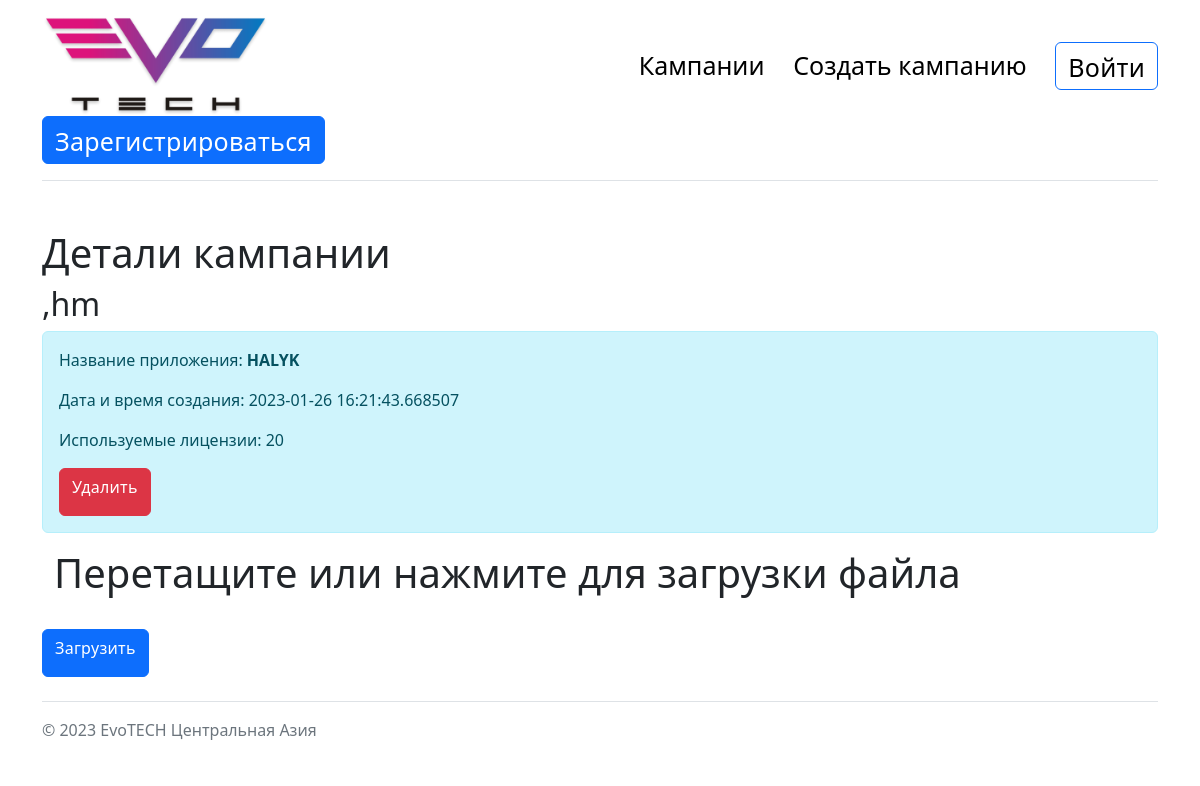
Page /1/upload_file on the committed database.
### app.py (models this page shows, shortened)
class Campaign(db.Model):
    id = db.Column(db.Integer, primary_key=True)
    name = db.Column(db.String(100), nullable=False)
    appName = db.Column(db.String(100), nullable=False)
    license = db.Column(db.Integer, nullable=False)
    date = db.Column(db.DateTime, default=datetime.now())
    status = db.Column(db.Integer, default=0)
    attempts = db.Column(db.Integer, default=0)
    numbers = db.relationship('Numbers', backref='campaign')
    incorrectNumbers = db.relationship('IncorrectNumbers', backref='campaign')
    startTime = db.Column(db.String(100), default='null')

### app.py (the view)
@app.route("/<int:id>/upload_file", methods=['POST', 'GET'])
def upload_file(id):
    campaign = Campaign.query.get(id)
    if request.method == 'POST':
        file = request.files['file']
        filename = secure_filename(file.filename)
        if file and allowed_file(file.filename):
            file.save(os.path.join(app.config['UPLOAD_FOLDER'], filename))
            f = open(UPLOAD_FOLDER + "/" + filename, "r")
            Lines = f.readlines()
            nm = []
            for line in Lines:
                nm.append(line)
            nm, notCorrect = check_number(nm, id)
            for number in nm:
                number = number.replace("\n", "")
                print(number)
                numbers = Numbers(number=number, campaign_id=id)
                db.session.add(numbers)
                db.session.commit()
            for inc in notCorrect:
                incorrectNumbers = IncorrectNumbers(number=inc, campaign_id=id)
                db.session.add(incorrectNumbers)
                db.session.commit()
            return redirect(url_for('detail', id=id))
        else:
            print('Invalid Upload only txt,csv')
    else:
        return render_template("upload_file.html", campaign=campaign)

### templates/upload_file.html (shortened to what this page needs)
{% extends 'base.html' %}
{% block body %}
    <div class="container mt-5">
        <h1>Детали кампании</h1>
        <h2>{{campaign.name}}</h2>
         <div class="alert alert-info">
             <p>Название приложения: <b> {{campaign.appName}}</b></p>
             <p>Дата и время создания: {{campaign.date}}</p>
             <p>Используемые лицензии: {{campaign.license}}</p>
             <a href="/{{campaign.id}}//delete" class="btn btn-danger">Удалить</a>
         </div>
         <div class="container">
                <div class="dropzone">
                    <div class="dz-message needsclick">
                        <h1>Перетащите или нажмите для загрузки файла</h1>
                    </div>
                </div>
            </div><br>
            <div class="card-footer">
                <a href="/{{campaign.id}}" class="card-text btn btn-primary">Загрузить</a>
           </div>
    </div>
{% endblock %}

### rows in the picture
Campaign: name ",hm", appName "HALYK", date "2023-01-26 16:21:43.668507", license "20"
